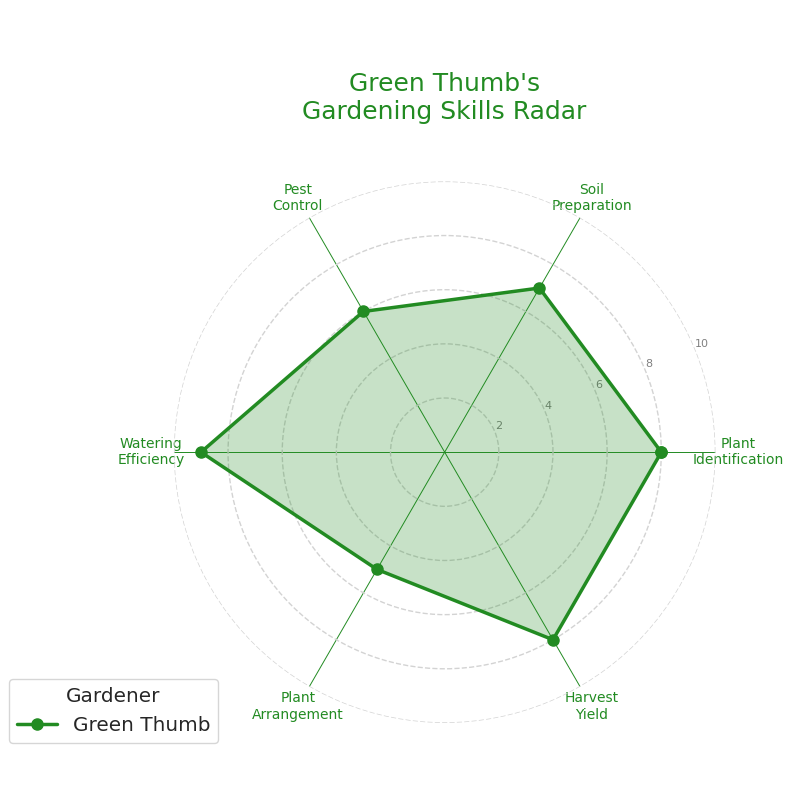

Source code (Python):
import numpy as np
import matplotlib.pyplot as plt
from math import pi

categories = ['Plant\nIdentification', 'Soil\nPreparation', 'Pest\nControl',
              'Watering\nEfficiency', 'Plant\nArrangement', 'Harvest\nYield']
N = len(categories)

values = [8, 7, 6, 9, 5, 8]
values += values[:1]

angles = np.linspace(0, 2 * np.pi, N, endpoint=False).tolist()
angles += angles[:1]

fig, ax = plt.subplots(figsize=(8, 8), subplot_kw=dict(polar=True))

ax.yaxis.grid(True, color='lightgrey', linestyle='dashed')
ax.xaxis.grid(True, color='forestgreen', linestyle='solid', linewidth=0.7)
ax.spines['polar'].set_visible(False)

plt.xticks(angles[:-1], categories, color='forestgreen', size=10, rotation=45)

ax.set_rscale('linear')
plt.yticks([2, 4, 6, 8, 10], ["2", "4", "6", "8", "10"], color="grey", size=8)
plt.ylim(0, 10)

uniform_color = 'forestgreen'

ax.plot(angles, values, linewidth=2.5, linestyle='-', color=uniform_color, marker='o', markersize=8, label="Green Thumb")
ax.fill(angles, values, uniform_color, alpha=0.25)

plt.title('Green Thumb\'s\nGardening Skills Radar', size=18, color=uniform_color, loc='center', y=1.1)
plt.legend(loc='upper right', bbox_to_anchor=(0.1, 0.1), fontsize='large', title="Gardener", title_fontsize='large')

plt.tight_layout()
plt.show()
